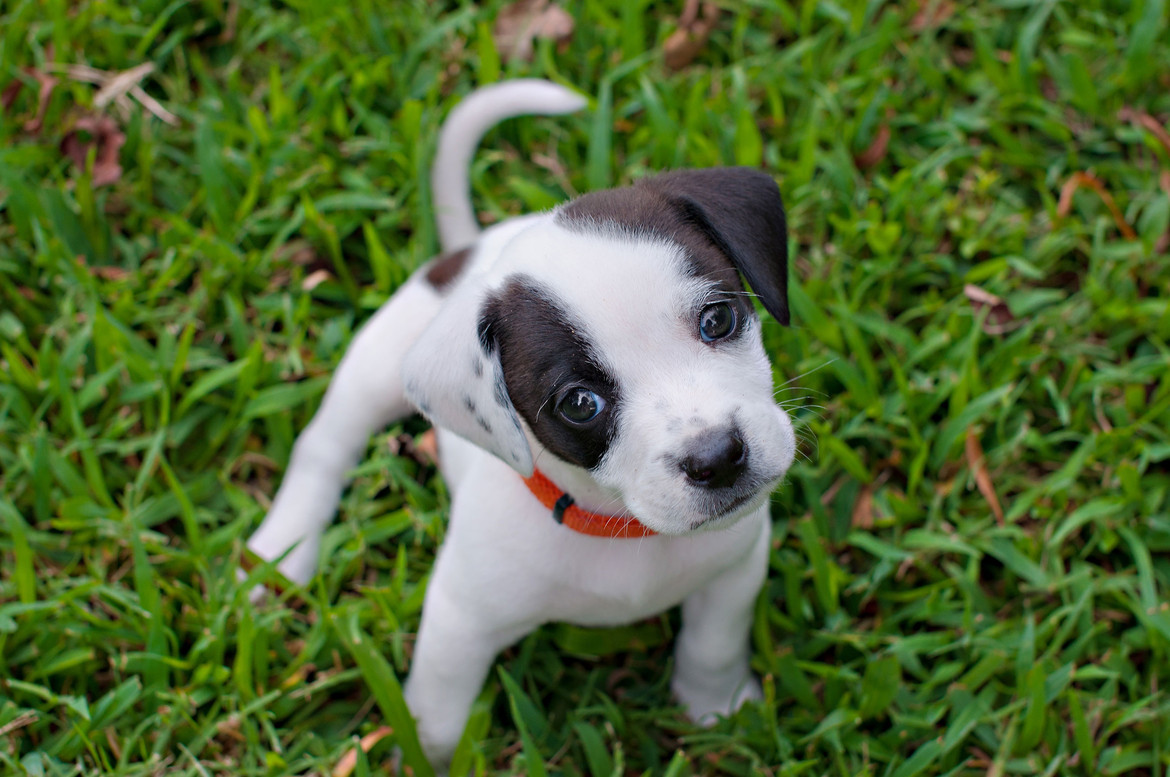
#> input picture Activity 1/data/perrito.jpeg, 1170 x 777 px
$ jupyter execute Activity_1.ipynb
#> lines starting #> are read from the running program, lines starting #| are printed output that depends on the picture
### Master of Applied Artificial Intelligence

**Course: TC4033 - Computational Vision for Images and Video**

**Basic Image Processing Pixel to Pixel**

Tutor: Dr. Gilberto Ochoa

Team members:
* Alfonso de Lucas Espinosa - A01795118
* Ignacio Jose Aguilar Garcia - A00819762
* Alejandro Calderon Aguilar - A01795353
* Ricardo Mar Cupido - A01795394
* Mario Fonseca Martinez - A01795228

### Introduction

Image is defined as two dimensional function *f(x,y)* where x and y are spatial (plane) coordinates, and the amplitud of *f* at any pair of coordinates (*x*, *y*) is called the intensity of the image at that point.

#### Image processing has 3 types of computerized process:
* Low-level
    it involves in basic operations such as image preprocessing to **reduce noise**, **constrat ehancement** and image sharpening.

    IMAGE (INPUT) -> [ OPERATIONS ] -> IMAGE (OUTPUT)
* Mid-level
    it involves tasks such as **segmentation**, **classification of individual objects**.

    IMAGE (INPUT) -> [ SPECIFIC TASK ] -> ATTRIBUTES EXTRACTED (edges, contours, and the identity of individual attributes)
* High-level

#### Photometric Tranforms:

Photometric transformations are applied to change visual appearance of an image while preserving the its geometric structure. Some photometric transformations modify image's brightness, constrast, colour or tone.

In this notebook we are going to focus in Low-level processing to this introductory activity

### Importing libraries

[cell 1]
from matplotlib import image as mpimg
import matplotlib.pyplot as plt
import numpy as np
import cv2
from PIL import Image

### Loading Images

[cell 2]
# Loading images
dog_img = Image.open('data/perrito.jpeg')
#> dog_img is the input picture: PIL image 1170x777 RGB; mean R, G, B 82.8, 104.7, 53.9
dental_img = Image.open('data/dental-x-ray.jpg')
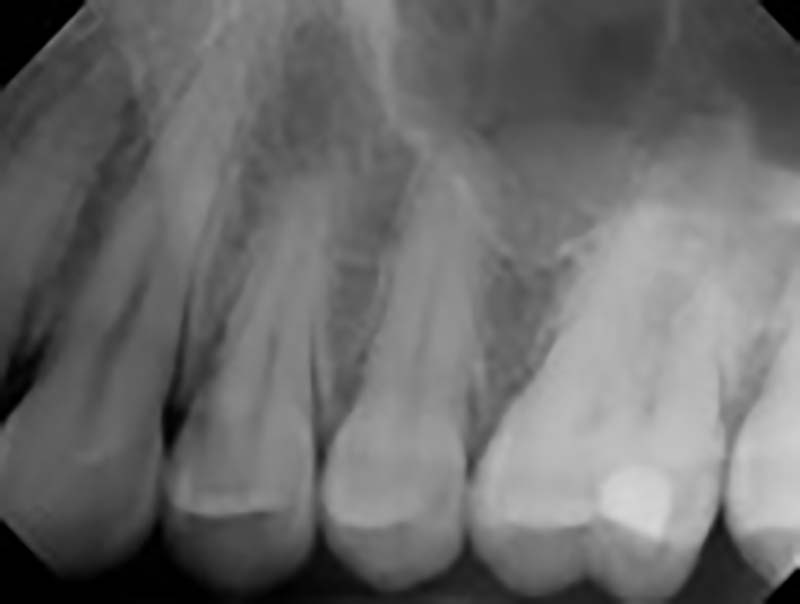
#> input picture Activity 1/data/dental-x-ray.jpg, 800 x 604 px
#> dental_img is the input picture: PIL image 800x604 RGB; min 0, max 215, mean 107.3
microscope_img = Image.open('data/microscope.jpg')
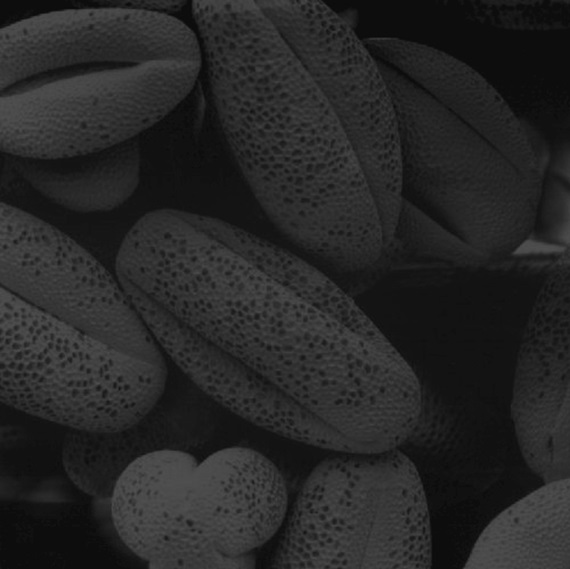
#> input picture Activity 1/data/microscope.jpg, 570 x 569 px
#> microscope_img is the input picture: PIL image 570x569 RGB; min 9, max 81, mean 38.7
paysage_img = Image.open('data/paysage.png')
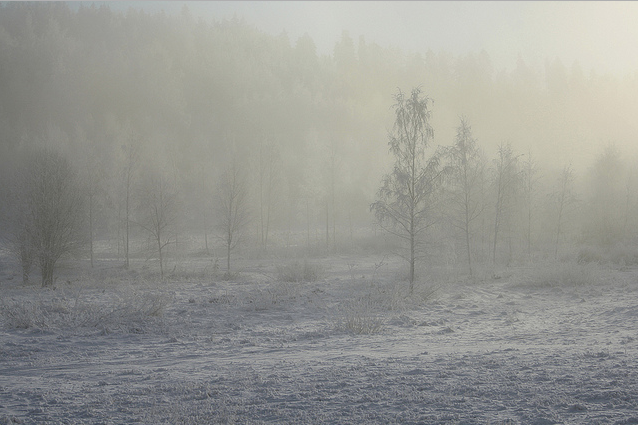
#> input picture Activity 1/data/paysage.png, 638 x 425 px
#> paysage_img is the input picture: PIL image 638x425 RGBA; mean R, G, B, A 149.9, 150.6, 145.7, 255

### 1. Types of Photometric Tranformation

#### 1.1 Adjusting Brightness and Contrast

* **Brightness**: involves increasing or decreasing the intensity of the pixels. (**Beta** parameter adds brightness)
* **Contrast**: This modifies the difference between the brightness and the darkest parts of the image. (**Alpha** parameter scales contrast)

[cell 3]
# anonimal function to test scales in alpha and beta
adjust_brightness_contrast = lambda img, a=1, b=0: cv2.convertScaleAbs(np.array(img), alpha=a, beta=b)
# scale of brightness and contrast
bright_scales = [0, 25.0, 50.0, 100.0, 150.0]
contrast_scales = [1.0, 1.5, 2.0, 2.5, 3.0]
# iterating the brightness dog imgs
brightness_dog_imgs = [adjust_brightness_contrast(img=dog_img, b=bright_scale) for bright_scale in bright_scales]
#> brightness_dog_imgs = 5 items
# iterating the contrast dog imgs
contrast_dog_imgs = [adjust_brightness_contrast(img=dog_img, a=contrast_scale) for contrast_scale in contrast_scales]
#> contrast_dog_imgs = 5 items

# ploting the results
fig, axs = plt.subplots(2, len(contrast_scales), figsize=(15,6))

for i, bright_img in enumerate(brightness_dog_imgs):
    axs[0, i].imshow(bright_img)
    axs[0, i].set_title(f"Brightness: {bright_scales[i]}")
    axs[0, i].axis("off")
#> this loop made 5 passes

for i, contrast_img in enumerate(contrast_dog_imgs):
    axs[1, i].imshow(contrast_img)
    axs[1, i].set_title(f"Contrast: {contrast_scales[i]}")
    axs[1, i].axis("off")

plt.tight_layout()
plt.show()
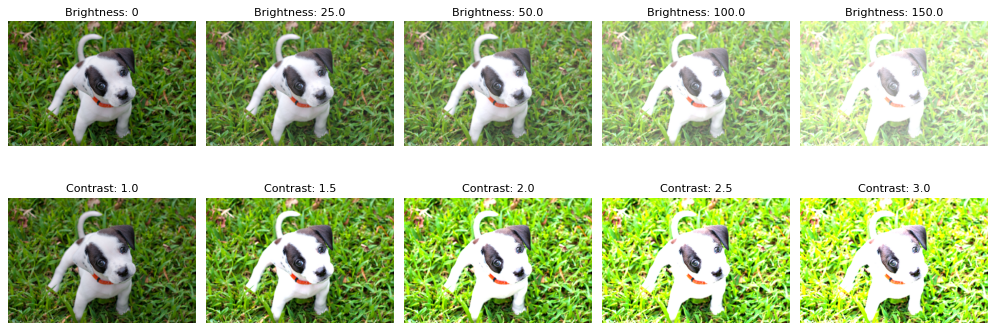
#> figure drawn by matplotlib, 10 panels

#### 1.2 Negative Image

[cell 4]
dental_array_img = np.array(dental_img)
negative = 255 - dental_array_img
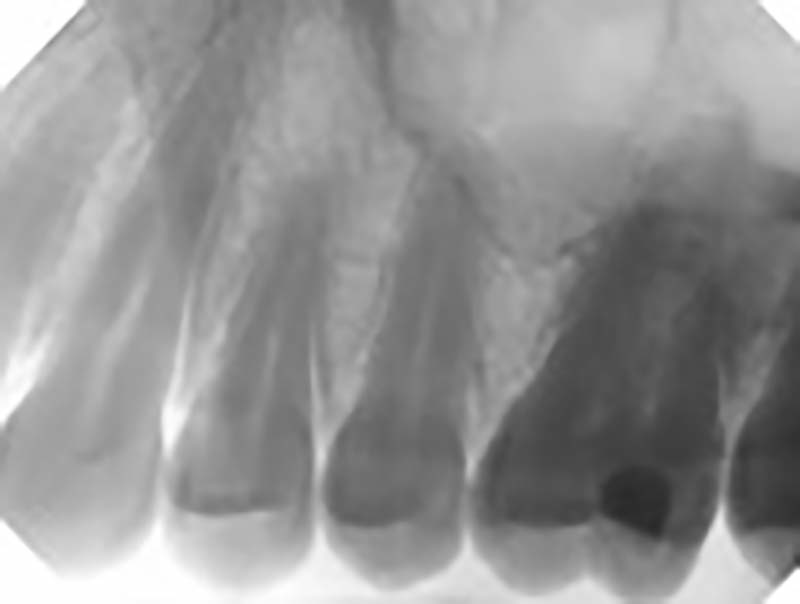
#> negative: shape (604, 800, 3); min 40, max 255, mean 147.7
dental_imgs = [ dental_array_img, negative]
labels = ["Normal Image", "Negative Image"]

fig, axs = plt.subplots(1, 2, figsize=(15,6))
for i, dental in enumerate(dental_imgs):
    axs[i].imshow(dental)
    axs[i].set_title(labels[i])
    axs[i].axis("off")
#> this loop made 2 passes

plt.tight_layout()
plt.show()

#### 1.3 Contrast Stretching

Contrast Stretching is a technique that improves the contrast of an image by stretching the range of intensity values to span a desired range (0-255 for 8-bit images)

**Transformation used for contrast stretching**

The locations of points (*r<sub>1</sub>*,*s<sub>1</sub>*) and (*r<sub>2</sub>*, *s<sub>2</sub>*) control the shape of the transformation function.

If *r<sub>1</sub>* = *s<sub>1</sub>* and *r<sub>2</sub>* = *s<sub>2</sub>* the transformation is linear that produces no changes in the intensity.

If *r<sub>1</sub>* = *r<sub>2</sub>*, *s<sub>1</sub>* = 0, and *s<sub>2</sub>* = *L* - 1 the transformation becomes a thresholding function. (creates a binary image)

If (*r<sub>1</sub>*, *s<sub>1</sub>*) = (*r*<sub>min</sub>, 0) and (*r<sub>2</sub>*, *s<sub>2</sub>*) = (*r*<sub>max</sub>, *L* - 1) where *r*<sub>min</sub> and *r*<sub>max</sub> denote the minimum and maximum intensity levels in the input image.

where:

* *r*: Input pixel intensity.
* *r*<sub>min</sub> and *r*<sub>max</sub>: Minimum and maximum intensity values in the input image.
* *s*<sub>min</sub> and *s*<sub>max</sub>: Desired intensity range (e.g., 0-255).
* *s*: Output pixel intensity.

**when to use contrast stretching**:
* when our image has low contrast.
* Improving the constrast of X-rays images.

[cell 5]
def r_intensity(img):
    """
    calculating r_min and r_max intensity values in the input image
    """
    # Calculate r_min and r_max
    r_min, r_max = np.min(img), np.max(img)
#> r_min = 9; r_max = 81
    return { 'min': r_min, 'max': r_max }

# apply contrast stretching
def contrast_stretching(img, r_min, r_max):
    # Define desired INTENSITY s_min and s_max
    s_min, s_max = 0, 255
    # Output pixel intensity
    s = ((img - r_min) / (r_max - r_min) * (s_max - s_min) + s_min).astype(np.uint8)
    return s

# images as array
microscope_img_array = np.array(microscope_img)
paysage_img_array = np.array(paysage_img)

# getting intensity of images
r_microscope = r_intensity(microscope_img_array)
#> r_microscope = {'min': 9, 'max': 81}
r_paysage = r_intensity(paysage_img_array)
#> r_paysage = {'min': 47, 'max': 255}

# images to test contrast stretching
contrast_str_imgs = [
                     [microscope_img_array, contrast_stretching(microscope_img_array, r_microscope['min'], r_microscope['max'])],
                     [paysage_img_array, contrast_stretching(paysage_img_array, r_paysage['min'], r_paysage['max'])]]
#> in contrast_stretching, `s = ((img - r_min) / (r_max - r_min) * (s_max - s_min) + s_min).astype..`:
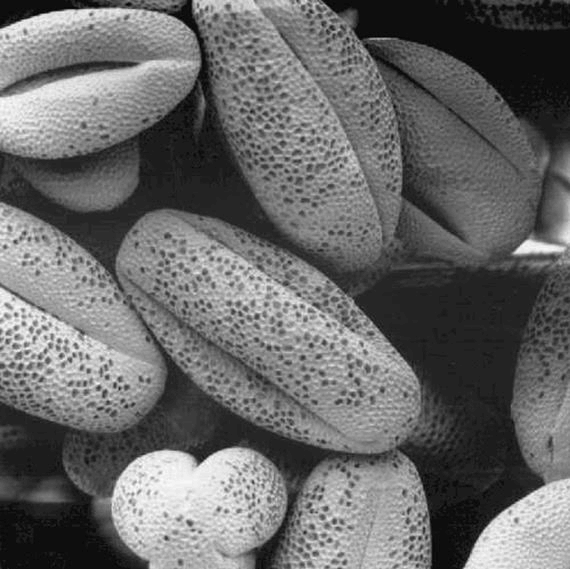
#> s: shape (569, 570, 3); min 0, max 255, mean 104.9
#> call 2 of contrast_stretching, with r_min = 47, r_max = 255
#> in contrast_stretching (call 2), `s_min, s_max = 0, 255`: s_min = 0; s_max = 255
#> in contrast_stretching (call 2), `s = ((img - r_min) / (r_max - r_min) * (s_max - s_min) + s_min).astype..`:
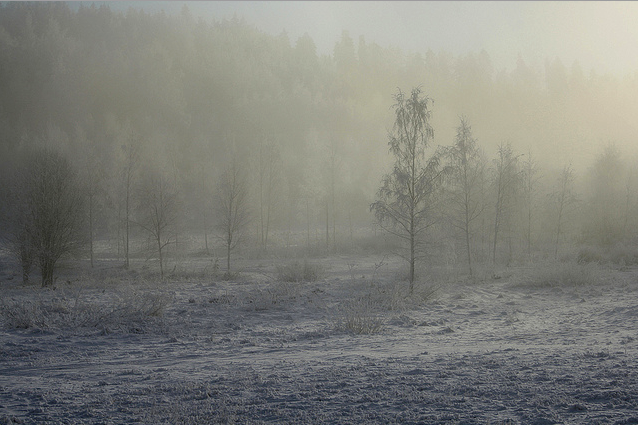
#> s: shape (425, 638, 4); mean R, G, B, A 125.6, 126.5, 120.5, 255

labels = ["Normal Image", " Contrast Stretching"]

fig, axs = plt.subplots(2, 2, figsize=(8,10))
for i, _imgs in enumerate(contrast_str_imgs):
    for j, _img in enumerate(_imgs):
        axs[i, j].imshow(_img)
        axs[i, j].set_title(labels[j])
        axs[i, j].axis("off")

plt.tight_layout()
plt.show()
